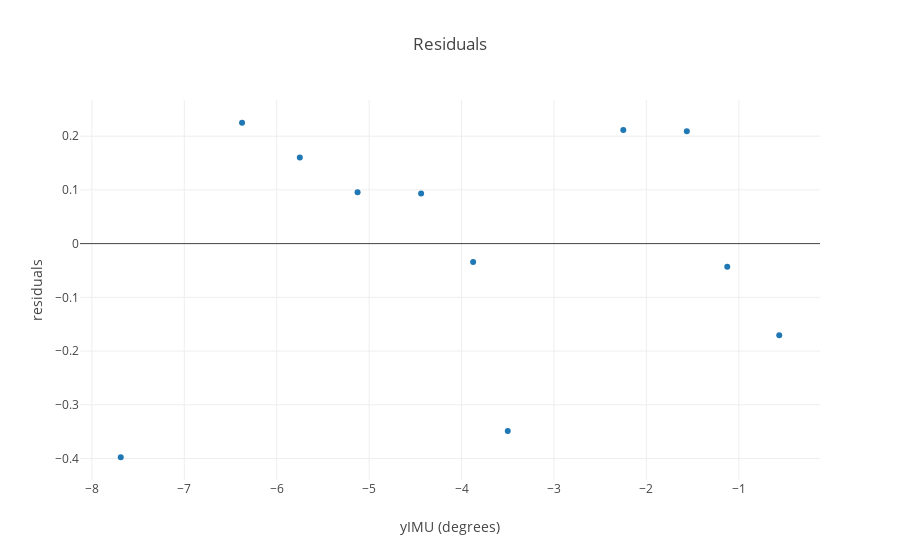

Notebook cell for this chart:
### Code cell
resid = yIMU - yPred
layout = go.Layout(
    title='Force vs Degrees of Deflection',
    yaxis=dict(title='degrees'),
    xaxis=dict(title='Force (in grams)'),
    legend=dict(x=.1, y=-.5) )
traceResid = go.Scatter( x = yIMU, y = resid, mode = 'markers',
    name = 'resid' )
data = [traceResid]
layout = go.Layout(
    title='Residuals',
    yaxis=dict(title='residuals'),
    xaxis=dict(title='yIMU (degrees)'),
    legend=dict(x=.1, y=-.5) )

fig = go.Figure(data=data, layout=layout)
po.iplot(fig)
print(yIMU)
print(resid)

### Figure 1 — Plotly figure (JSON) as saved in the notebook; plotly's stock layout.template omitted (floating-point values rounded to 4 significant figures)
{"data": [{"mode": "markers", "name": "resid", "type": "scatter", "x": [-0.5625, -1.125, -1.562, -2.25, -3.5, -3.875, -4.438, -5.125, -5.75, -6.375, -7.688], "y": [-0.1705, -0.04318, 0.2091, 0.2114, -0.3489, -0.03409, 0.09318, 0.09545, 0.1602, 0.225, -0.3977]}], "layout": {"legend": {"x": 0.1, "y": -0.5}, "title": "Residuals", "xaxis": {"title": "yIMU (degrees)"}, "yaxis": {"title": "residuals"}}}
